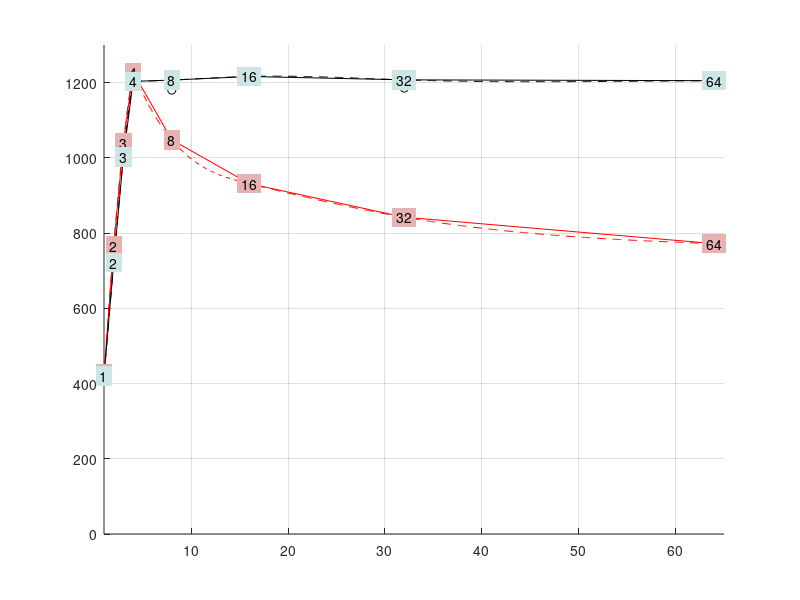

MATLAB code to generate this figure:
x = [1 2 3 4 8 16 32 64 128 256];
y1 = [
    416.2 774.4 1052.8 1225.2 1048.6 930.6 840.2 767.6 757.4 747.6;
    432.8 764 999.6 1225 1049.6 938.4 847.6 777.6 730.4 742.6;
    435.2 761.4 1050.8 1230.8 1047.4 929.2 847.6 770.6 742.4 715;
    415.4 768 1049.2 1227.2 1047.4 929.8 835.2 769.8 763 740;
    425.2 765.2 1048.8 1229.4 1045.8 928.6 840.8 774 745.6 745.8
];
y2 = [
    420.6 723.8 1000.2 1204.4 1218.8 1212.8 1209.6 1206.4 1177.6 1126.4;
    421 724.8 1002.4 1200.2 1218.4 1212.8 1214.4 1200 1145.6 1126.4;
    422.4 718 1002.6 1196.8 1180 1219.2 1212.8 1203.2 1184 1126.4;
    413.2 716 1001.8 1207.4 1207.6 1218.4 1185.6 1206.4 1177.6 1126.4;
    421.2 723.4 1004.2 1208 1208.8 1218.4 1214.4 1209.6 1177.6 1126.4
];

clf;
grid on;
hold on;
axis([1 65 0 1300]);

meanY1 = mean(y1);
meanY2 = mean(y2);

plot(x, y1, 'ro');
plot(x, y2, 'ko');
plot(x, meanY1, 'ro-', 'MarkerFaceColor','r');
plot(x, meanY2, 'ko-', 'MarkerFaceColor','k');

newX = (4:0.1:65);
plot(newX, interp1(x(4:10), meanY1(:,4:10), newX, 'spline'), 'r--');
plot(newX, interp1(x(4:10), meanY2(:,4:10), newX, 'spline'), 'k--');
newX = (1:0.1:4);
plot(newX, interp1(x(1:4), meanY1(:,1:4), newX, 'spline'), 'r--');
plot(newX, interp1(x(1:4), meanY2(:,1:4), newX, 'spline'), 'k--');

for i=1:length(x)
    text(x(i), meanY1(i), sprintf('%d', x(i)), 'BackgroundColor',[.9 .7 .7], 'HorizontalAlignment','center');
    text(x(i), meanY2(i), sprintf('%d', x(i)), 'BackgroundColor',[.8 .9 .9], 'HorizontalAlignment','center');
end;
